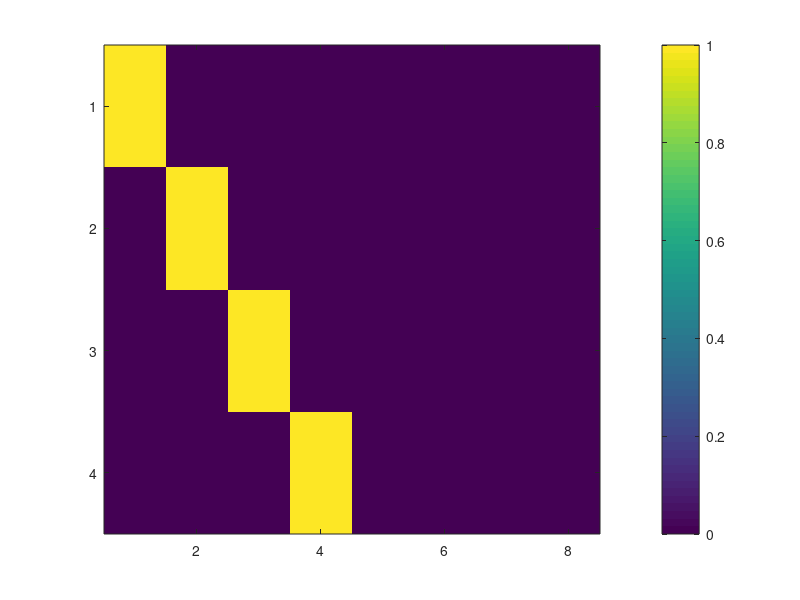

Write MATLAB code to recreate this figure. (Note: this script raises an error after producing the figure.)
%% Implementation of the Haywood RA algorithm
RangeProfiles = [1 0 0 0 0 0 0 0; 0 1 0 0 0 0 0 0; 
    0 0 1 0 0 0 0 0; 0 0 0 1 0 0 0 0];
figure; imagesc(abs(RangeProfiles))
colorbar
%% Simple Test Case
% Initial explanation for understanding:
% HRRP_ref = [0 0 1 0 0 0 0 0];
% d = 0.5; 
% n=8;
% m = 0:1:n-1;
% 
% phi = exp(-1i*(2*pi*d*m)/n);
% shifted_test = ifft(phi.*fft(HRRP_ref));
% disp(abs(shifted_test))
% 
% figure; imagesc(abs(shifted_test))
% colorbar
%% Real implementation of RA
% This uses the Haywood Range-Alignment algorithm (no autofocus). Haywood's
% algorithm begins with the simple correlation

ref_profile_number =1;

% Step 1: Get shift values
[corr_HRR_profiles,shifts] = correlationRA(RangeProfiles, ref_profile_number);

figure; plot(1:size(shifts,1),shifts)
xlabel('Profile Number');
ylabel('Number of bin shifts')
title('Bin shifts per Range Profile');
hold on

% Step 2: smooth the shift values so we polyfit to the lowest degree
% polynomial
numProfiles = 1:size(shifts);
coefficients = polyfit(numProfiles,shifts,1);
s = polyval(coefficients,numProfiles); % smoothed values

% plot smoothed values
plot(numProfiles,s,'-')
hold off

% Step 3: range-align profiles
shifted=RangeProfiles;

for i = 1: size(s,2)
    phi = exp(-1i*(2*pi*s(i)*m)/n);
    %disp(RangeProfiles(i,:))
    shifted(i,:) = ifft(phi.*fft(RangeProfiles(i,:)));
    %disp(abs(shifted))
end

% figure; imagesc(abs(range))
% colorbar
figure; imagesc(abs(shifted))
colorbar

